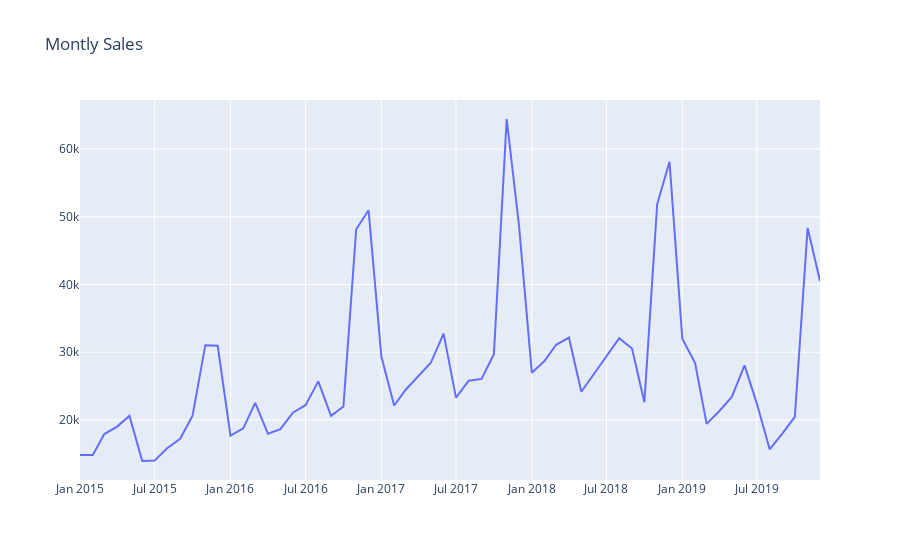

Notebook cell for this chart:
### Markdown cell above
1. Plot Monthly Sales

### Code cell
#plot monthly sales
plot_data = [
    go.Scatter(
        x=df_sales['Month'],
        y=df_sales['Sales'],
    )
]
plot_layout = go.Layout(
        title='Montly Sales'
    )
fig = go.Figure(data=plot_data, layout=plot_layout)

fig.show()
